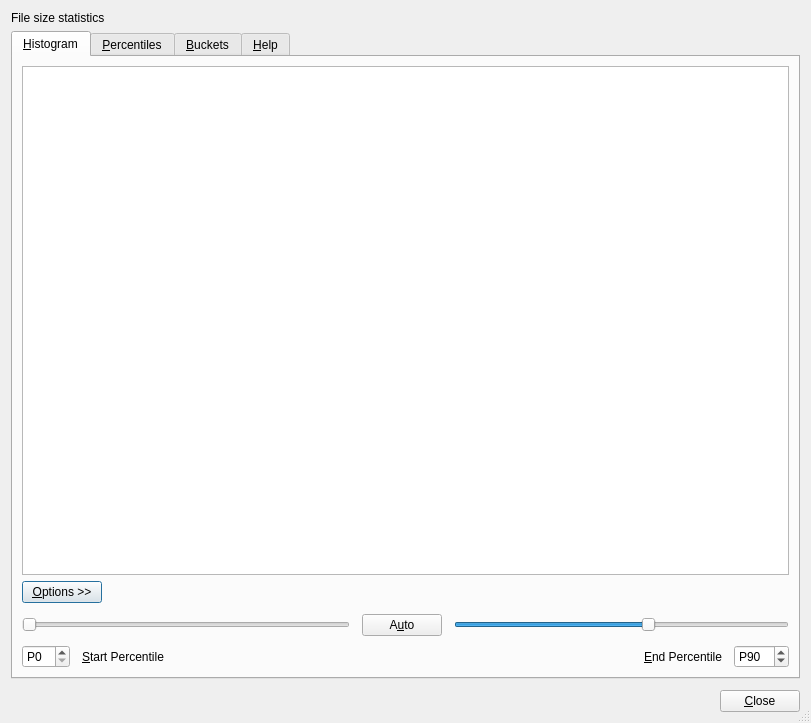
<?xml version="1.0" encoding="UTF-8"?>
<ui version="4.0">
 <class>FileSizeStatsWindow</class>
 <widget class="QDialog" name="FileSizeStatsWindow">
  <property name="geometry">
   <rect>
    <x>0</x>
    <y>0</y>
    <width>811</width>
    <height>723</height>
   </rect>
  </property>
  <property name="windowTitle">
   <string>File Size Statistics</string>
  </property>
  <property name="sizeGripEnabled">
   <bool>true</bool>
  </property>
  <layout class="QVBoxLayout" name="verticalLayout">
   <item>
    <widget class="QLabel" name="heading">
     <property name="text">
      <string>File size statistics</string>
     </property>
    </widget>
   </item>
   <item>
    <widget class="QTabWidget" name="tabWidget">
     <property name="tabPosition">
      <enum>QTabWidget::North</enum>
     </property>
     <property name="currentIndex">
      <number>0</number>
     </property>
     <widget class="QWidget" name="histogramPage">
      <attribute name="title">
       <string>&amp;Histogram</string>
      </attribute>
      <layout class="QVBoxLayout" name="histogramPageLayout">
       <item>
        <widget class="iDirStat::HistogramView" name="histogramView"/>
       </item>
       <item>
        <layout class="QHBoxLayout" name="optionsButtonLayout">
         <item>
          <widget class="QPushButton" name="optionsButton">
           <property name="text">
            <string>&amp;Options &gt;&gt;</string>
           </property>
          </widget>
         </item>
         <item>
          <spacer name="optionsSpacer">
           <property name="orientation">
            <enum>Qt::Horizontal</enum>
           </property>
           <property name="sizeHint" stdset="0">
            <size>
             <width>248</width>
             <height>20</height>
            </size>
           </property>
          </spacer>
         </item>
        </layout>
       </item>
       <item>
        <widget class="QWidget" name="optionsPanel" native="true">
         <layout class="QVBoxLayout" name="verticalLayout_2">
          <property name="spacing">
           <number>7</number>
          </property>
          <property name="leftMargin">
           <number>0</number>
          </property>
          <property name="topMargin">
           <number>5</number>
          </property>
          <property name="rightMargin">
           <number>0</number>
          </property>
          <property name="bottomMargin">
           <number>0</number>
          </property>
          <item>
           <layout class="QGridLayout" name="percentilesGridLayout">
            <property name="horizontalSpacing">
             <number>12</number>
            </property>
            <property name="verticalSpacing">
             <number>9</number>
            </property>
            <item row="0" column="0" colspan="2">
             <widget class="QSlider" name="startPercentileSlider">
              <property name="maximum">
               <number>24</number>
              </property>
              <property name="orientation">
               <enum>Qt::Horizontal</enum>
              </property>
             </widget>
            </item>
            <item row="0" column="2">
             <widget class="QPushButton" name="autoButton">
              <property name="sizePolicy">
               <sizepolicy hsizetype="Maximum" vsizetype="Fixed">
                <horstretch>0</horstretch>
                <verstretch>0</verstretch>
               </sizepolicy>
              </property>
              <property name="text">
               <string>A&amp;uto</string>
              </property>
             </widget>
            </item>
            <item row="0" column="3" colspan="2">
             <widget class="QSlider" name="endPercentileSlider">
              <property name="minimum">
               <number>76</number>
              </property>
              <property name="maximum">
               <number>100</number>
              </property>
              <property name="value">
               <number>90</number>
              </property>
              <property name="orientation">
               <enum>Qt::Horizontal</enum>
              </property>
             </widget>
            </item>
            <item row="1" column="0">
             <widget class="QSpinBox" name="startPercentileSpinBox">
              <property name="sizePolicy">
               <sizepolicy hsizetype="Maximum" vsizetype="Fixed">
                <horstretch>0</horstretch>
                <verstretch>0</verstretch>
               </sizepolicy>
              </property>
              <property name="prefix">
               <string>P</string>
              </property>
              <property name="maximum">
               <number>24</number>
              </property>
             </widget>
            </item>
            <item row="1" column="1">
             <widget class="QLabel" name="startPercentileLabel">
              <property name="text">
               <string>&amp;Start Percentile</string>
              </property>
              <property name="buddy">
               <cstring>startPercentileSpinBox</cstring>
              </property>
             </widget>
            </item>
            <item row="1" column="3">
             <widget class="QLabel" name="endPercentileLabel">
              <property name="text">
               <string>&amp;End Percentile</string>
              </property>
              <property name="alignment">
               <set>Qt::AlignRight|Qt::AlignTrailing|Qt::AlignVCenter</set>
              </property>
              <property name="buddy">
               <cstring>endPercentileSpinBox</cstring>
              </property>
             </widget>
            </item>
            <item row="1" column="4">
             <widget class="QSpinBox" name="endPercentileSpinBox">
              <property name="sizePolicy">
               <sizepolicy hsizetype="Maximum" vsizetype="Fixed">
                <horstretch>0</horstretch>
                <verstretch>0</verstretch>
               </sizepolicy>
              </property>
              <property name="prefix">
               <string>P</string>
              </property>
              <property name="minimum">
               <number>76</number>
              </property>
              <property name="maximum">
               <number>100</number>
              </property>
              <property name="value">
               <number>90</number>
              </property>
             </widget>
            </item>
           </layout>
          </item>
         </layout>
        </widget>
       </item>
      </layout>
     </widget>
     <widget class="QWidget" name="percentilePage">
      <attribute name="title">
       <string>&amp;Percentiles</string>
      </attribute>
      <layout class="QVBoxLayout" name="percentilePageLayout">
       <item>
        <layout class="QHBoxLayout" name="topComboBoxLayout">
         <item>
          <spacer name="comboBoxSpacer">
           <property name="orientation">
            <enum>Qt::Horizontal</enum>
           </property>
           <property name="sizeHint" stdset="0">
            <size>
             <width>40</width>
             <height>20</height>
            </size>
           </property>
          </spacer>
         </item>
         <item>
          <widget class="QComboBox" name="percentileFilterComboBox">
           <property name="editable">
            <bool>false</bool>
           </property>
           <item>
            <property name="text">
             <string>Interesting only</string>
            </property>
           </item>
           <item>
            <property name="text">
             <string>Show all</string>
            </property>
           </item>
          </widget>
         </item>
        </layout>
       </item>
       <item>
        <widget class="QTableWidget" name="percentileTable">
         <property name="rowCount">
          <number>100</number>
         </property>
         <property name="columnCount">
          <number>3</number>
         </property>
         <attribute name="verticalHeaderVisible">
          <bool>false</bool>
         </attribute>
         <row/>
         <row/>
         <row/>
         <row/>
         <row/>
         <row/>
         <row/>
         <row/>
         <row/>
         <row/>
         <row/>
         <row/>
         <row/>
         <row/>
         <row/>
         <row/>
         <row/>
         <row/>
         <row/>
         <row/>
         <row/>
         <row/>
         <row/>
         <row/>
         <row/>
         <row/>
         <row/>
         <row/>
         <row/>
         <row/>
         <row/>
         <row/>
         <row/>
         <row/>
         <row/>
         <row/>
         <row/>
         <row/>
         <row/>
         <row/>
         <row/>
         <row/>
         <row/>
         <row/>
         <row/>
         <row/>
         <row/>
         <row/>
         <row/>
         <row/>
         <row/>
         <row/>
         <row/>
         <row/>
         <row/>
         <row/>
         <row/>
         <row/>
         <row/>
         <row/>
         <row/>
         <row/>
         <row/>
         <row/>
         <row/>
         <row/>
         <row/>
         <row/>
         <row/>
         <row/>
         <row/>
         <row/>
         <row/>
         <row/>
         <row/>
         <row/>
         <row/>
         <row/>
         <row/>
         <row/>
         <row/>
         <row/>
         <row/>
         <row/>
         <row/>
         <row/>
         <row/>
         <row/>
         <row/>
         <row/>
         <row/>
         <row/>
         <row/>
         <row/>
         <row/>
         <row/>
         <row/>
         <row/>
         <row/>
         <row/>
         <column/>
         <column/>
         <column/>
        </widget>
       </item>
      </layout>
     </widget>
     <widget class="QWidget" name="bucketsPage">
      <attribute name="title">
       <string>&amp;Buckets</string>
      </attribute>
      <layout class="QVBoxLayout" name="bucketsPageLayout">
       <item>
        <widget class="QTableView" name="bucketsTable"/>
       </item>
      </layout>
     </widget>
     <widget class="QWidget" name="helpPage">
      <attribute name="title">
       <string>&amp;Help</string>
      </attribute>
      <layout class="QVBoxLayout" name="verticalLayout_4">
       <item>
        <widget class="QScrollArea" name="scrollArea">
         <property name="palette">
          <palette>
           <active>
            <colorrole role="WindowText">
             <brush brushstyle="SolidPattern">
              <color alpha="255">
               <red>0</red>
               <green>0</green>
               <blue>0</blue>
              </color>
             </brush>
            </colorrole>
            <colorrole role="Button">
             <brush brushstyle="SolidPattern">
              <color alpha="255">
               <red>255</red>
               <green>255</green>
               <blue>255</blue>
              </color>
             </brush>
            </colorrole>
            <colorrole role="Light">
             <brush brushstyle="SolidPattern">
              <color alpha="255">
               <red>255</red>
               <green>255</green>
               <blue>255</blue>
              </color>
             </brush>
            </colorrole>
            <colorrole role="Midlight">
             <brush brushstyle="SolidPattern">
              <color alpha="255">
               <red>255</red>
               <green>255</green>
               <blue>255</blue>
              </color>
             </brush>
            </colorrole>
            <colorrole role="Dark">
             <brush brushstyle="SolidPattern">
              <color alpha="255">
               <red>127</red>
               <green>127</green>
               <blue>127</blue>
              </color>
             </brush>
            </colorrole>
            <colorrole role="Mid">
             <brush brushstyle="SolidPattern">
              <color alpha="255">
               <red>170</red>
               <green>170</green>
               <blue>170</blue>
              </color>
             </brush>
            </colorrole>
            <colorrole role="Text">
             <brush brushstyle="SolidPattern">
              <color alpha="255">
               <red>0</red>
               <green>0</green>
               <blue>0</blue>
              </color>
             </brush>
            </colorrole>
            <colorrole role="BrightText">
             <brush brushstyle="SolidPattern">
              <color alpha="255">
               <red>255</red>
               <green>255</green>
               <blue>255</blue>
              </color>
             </brush>
            </colorrole>
            <colorrole role="ButtonText">
             <brush brushstyle="SolidPattern">
              <color alpha="255">
               <red>0</red>
               <green>0</green>
               <blue>0</blue>
              </color>
             </brush>
            </colorrole>
            <colorrole role="Base">
             <brush brushstyle="SolidPattern">
              <color alpha="255">
               <red>255</red>
               <green>255</green>
               <blue>255</blue>
              </color>
             </brush>
            </colorrole>
            <colorrole role="Window">
             <brush brushstyle="SolidPattern">
              <color alpha="255">
               <red>255</red>
               <green>255</green>
               <blue>255</blue>
              </color>
             </brush>
            </colorrole>
            <colorrole role="Shadow">
             <brush brushstyle="SolidPattern">
              <color alpha="255">
               <red>0</red>
               <green>0</green>
               <blue>0</blue>
              </color>
             </brush>
            </colorrole>
            <colorrole role="AlternateBase">
             <brush brushstyle="SolidPattern">
              <color alpha="255">
               <red>255</red>
               <green>255</green>
               <blue>255</blue>
              </color>
             </brush>
            </colorrole>
            <colorrole role="ToolTipBase">
             <brush brushstyle="SolidPattern">
              <color alpha="255">
               <red>255</red>
               <green>255</green>
               <blue>220</blue>
              </color>
             </brush>
            </colorrole>
            <colorrole role="ToolTipText">
             <brush brushstyle="SolidPattern">
              <color alpha="255">
               <red>0</red>
               <green>0</green>
               <blue>0</blue>
              </color>
             </brush>
            </colorrole>
           </active>
           <inactive>
            <colorrole role="WindowText">
             <brush brushstyle="SolidPattern">
              <color alpha="255">
               <red>0</red>
               <green>0</green>
               <blue>0</blue>
              </color>
             </brush>
            </colorrole>
            <colorrole role="Button">
             <brush brushstyle="SolidPattern">
              <color alpha="255">
               <red>255</red>
               <green>255</green>
               <blue>255</blue>
              </color>
             </brush>
            </colorrole>
            <colorrole role="Light">
             <brush brushstyle="SolidPattern">
              <color alpha="255">
               <red>255</red>
               <green>255</green>
               <blue>255</blue>
              </color>
             </brush>
            </colorrole>
            <colorrole role="Midlight">
             <brush brushstyle="SolidPattern">
              <color alpha="255">
               <red>255</red>
               <green>255</green>
               <blue>255</blue>
              </color>
             </brush>
            </colorrole>
            <colorrole role="Dark">
             <brush brushstyle="SolidPattern">
              <color alpha="255">
               <red>127</red>
               <green>127</green>
               <blue>127</blue>
              </color>
             </brush>
            </colorrole>
            <colorrole role="Mid">
             <brush brushstyle="SolidPattern">
              <color alpha="255">
               <red>170</red>
               <green>170</green>
               <blue>170</blue>
              </color>
             </brush>
            </colorrole>
            <colorrole role="Text">
             <brush brushstyle="SolidPattern">
              <color alpha="255">
               <red>0</red>
               <green>0</green>
               <blue>0</blue>
              </color>
             </brush>
            </colorrole>
            <colorrole role="BrightText">
             <brush brushstyle="SolidPattern">
              <color alpha="255">
               <red>255</red>
               <green>255</green>
               <blue>255</blue>
              </color>
             </brush>
            </colorrole>
            <colorrole role="ButtonText">
             <brush brushstyle="SolidPattern">
              <color alpha="255">
               <red>0</red>
               <green>0</green>
               <blue>0</blue>
              </color>
             </brush>
            </colorrole>
            <colorrole role="Base">
             <brush brushstyle="SolidPattern">
              <color alpha="255">
               <red>255</red>
               <green>255</green>
               <blue>255</blue>
              </color>
             </brush>
            </colorrole>
            <colorrole role="Window">
             <brush brushstyle="SolidPattern">
              <color alpha="255">
               <red>255</red>
               <green>255</green>
               <blue>255</blue>
              </color>
             </brush>
            </colorrole>
            <colorrole role="Shadow">
             <brush brushstyle="SolidPattern">
              <color alpha="255">
               <red>0</red>
               <green>0</green>
               <blue>0</blue>
              </color>
             </brush>
            </colorrole>
            <colorrole role="AlternateBase">
             <brush brushstyle="SolidPattern">
              <color alpha="255">
               <red>255</red>
               <green>255</green>
               <blue>255</blue>
              </color>
             </brush>
            </colorrole>
            <colorrole role="ToolTipBase">
             <brush brushstyle="SolidPattern">
              <color alpha="255">
               <red>255</red>
               <green>255</green>
               <blue>220</blue>
              </color>
             </brush>
            </colorrole>
            <colorrole role="ToolTipText">
             <brush brushstyle="SolidPattern">
              <color alpha="255">
               <red>0</red>
               <green>0</green>
               <blue>0</blue>
              </color>
             </brush>
            </colorrole>
           </inactive>
           <disabled>
            <colorrole role="WindowText">
             <brush brushstyle="SolidPattern">
              <color alpha="255">
               <red>127</red>
               <green>127</green>
               <blue>127</blue>
              </color>
             </brush>
            </colorrole>
            <colorrole role="Button">
             <brush brushstyle="SolidPattern">
              <color alpha="255">
               <red>255</red>
               <green>255</green>
               <blue>255</blue>
              </color>
             </brush>
            </colorrole>
            <colorrole role="Light">
             <brush brushstyle="SolidPattern">
              <color alpha="255">
               <red>255</red>
               <green>255</green>
               <blue>255</blue>
              </color>
             </brush>
            </colorrole>
            <colorrole role="Midlight">
             <brush brushstyle="SolidPattern">
              <color alpha="255">
               <red>255</red>
               <green>255</green>
               <blue>255</blue>
              </color>
             </brush>
            </colorrole>
            <colorrole role="Dark">
             <brush brushstyle="SolidPattern">
              <color alpha="255">
               <red>127</red>
               <green>127</green>
               <blue>127</blue>
              </color>
             </brush>
            </colorrole>
            <colorrole role="Mid">
             <brush brushstyle="SolidPattern">
              <color alpha="255">
               <red>170</red>
               <green>170</green>
               <blue>170</blue>
              </color>
             </brush>
            </colorrole>
            <colorrole role="Text">
             <brush brushstyle="SolidPattern">
              <color alpha="255">
               <red>127</red>
               <green>127</green>
               <blue>127</blue>
              </color>
             </brush>
            </colorrole>
            <colorrole role="BrightText">
             <brush brushstyle="SolidPattern">
              <color alpha="255">
               <red>255</red>
               <green>255</green>
               <blue>255</blue>
              </color>
             </brush>
            </colorrole>
            <colorrole role="ButtonText">
             <brush brushstyle="SolidPattern">
              <color alpha="255">
               <red>127</red>
               <green>127</green>
               <blue>127</blue>
              </color>
             </brush>
            </colorrole>
            <colorrole role="Base">
             <brush brushstyle="SolidPattern">
              <color alpha="255">
               <red>255</red>
               <green>255</green>
               <blue>255</blue>
              </color>
             </brush>
            </colorrole>
            <colorrole role="Window">
             <brush brushstyle="SolidPattern">
              <color alpha="255">
               <red>255</red>
               <green>255</green>
               <blue>255</blue>
              </color>
             </brush>
            </colorrole>
            <colorrole role="Shadow">
             <brush brushstyle="SolidPattern">
              <color alpha="255">
               <red>0</red>
               <green>0</green>
               <blue>0</blue>
              </color>
             </brush>
            </colorrole>
            <colorrole role="AlternateBase">
             <brush brushstyle="SolidPattern">
              <color alpha="255">
               <red>255</red>
               <green>255</green>
               <blue>255</blue>
              </color>
             </brush>
            </colorrole>
            <colorrole role="ToolTipBase">
             <brush brushstyle="SolidPattern">
              <color alpha="255">
               <red>255</red>
               <green>255</green>
               <blue>220</blue>
              </color>
             </brush>
            </colorrole>
            <colorrole role="ToolTipText">
             <brush brushstyle="SolidPattern">
              <color alpha="255">
               <red>0</red>
               <green>0</green>
               <blue>0</blue>
              </color>
             </brush>
            </colorrole>
           </disabled>
          </palette>
         </property>
         <property name="widgetResizable">
          <bool>true</bool>
         </property>
         <widget class="QWidget" name="scrollAreaWidgetContents">
          <property name="geometry">
           <rect>
            <x>0</x>
            <y>0</y>
            <width>272</width>
            <height>750</height>
           </rect>
          </property>
          <layout class="QVBoxLayout" name="verticalLayout_3">
           <item>
            <widget class="QLabel" name="statisticsBasicsHeading">
             <property name="text">
              <string>&lt;h3&gt;Statistics Basics&lt;/h3&gt;</string>
             </property>
            </widget>
           </item>
           <item>
            <widget class="QCommandLinkButton" name="medianPercentilesHelpButton">
             <property name="text">
              <string>Median, Quartiles and Percentiles</string>
             </property>
             <property name="description">
              <string>Basic statistics terms explained in a way that everybody can understand.</string>
             </property>
            </widget>
           </item>
           <item>
            <widget class="QCommandLinkButton" name="histogramsInGeneralHelpButton">
             <property name="text">
              <string>Histograms in General</string>
             </property>
             <property name="description">
              <string>What is a histogram? What is it good for?</string>
             </property>
            </widget>
           </item>
           <item>
            <spacer name="sectionSpacer1">
             <property name="orientation">
              <enum>Qt::Vertical</enum>
             </property>
             <property name="sizeType">
              <enum>QSizePolicy::Minimum</enum>
             </property>
             <property name="sizeHint" stdset="0">
              <size>
               <width>20</width>
               <height>20</height>
              </size>
             </property>
            </spacer>
           </item>
           <item>
            <widget class="QLabel" name="fileSizeStatsHeading">
             <property name="text">
              <string>&lt;h3&gt;iDirStat File Size Statistics&lt;/h3&gt;</string>
             </property>
            </widget>
           </item>
           <item>
            <widget class="QCommandLinkButton" name="fileSizeHistogramHelpButton">
             <property name="text">
              <string>The File Size Histogram</string>
             </property>
             <property name="description">
              <string>iDirStat's &quot;File Size&quot; histogram in particular: What is it? What does it tell you?</string>
             </property>
            </widget>
           </item>
           <item>
            <widget class="QCommandLinkButton" name="overflowAreaHelpButton">
             <property name="text">
              <string>The Overflow Area</string>
             </property>
             <property name="description">
              <string>Explaining the &quot;Cut off&quot; panel with the pie charts at the right side of the histogram.</string>
             </property>
            </widget>
           </item>
           <item>
            <widget class="QCommandLinkButton" name="histogramOptionsHelpButton">
             <property name="text">
              <string>Histogram Options</string>
             </property>
             <property name="description">
              <string>Explanation of the sliders, input fields and buttons in the panel that opens when you click the &quot;Options&quot; button below the histogram.</string>
             </property>
            </widget>
           </item>
           <item>
            <spacer name="sectionSpacer2">
             <property name="orientation">
              <enum>Qt::Vertical</enum>
             </property>
             <property name="sizeType">
              <enum>QSizePolicy::Minimum</enum>
             </property>
             <property name="sizeHint" stdset="0">
              <size>
               <width>20</width>
               <height>15</height>
              </size>
             </property>
            </spacer>
           </item>
           <item>
            <widget class="QCommandLinkButton" name="percentilesTableHelpButton">
             <property name="text">
              <string>The Percentiles Table</string>
             </property>
             <property name="description">
              <string>Explanation of the table on the &quot;Percentiles&quot; page in this dialog.</string>
             </property>
            </widget>
           </item>
           <item>
            <widget class="QCommandLinkButton" name="bucketsTableHelpButton">
             <property name="text">
              <string>The Buckets Table</string>
             </property>
             <property name="description">
              <string>Explanation of the table on the &quot;Buckets&quot; table in this dialog.</string>
             </property>
            </widget>
           </item>
           <item>
            <spacer name="sectionSpacer3">
             <property name="orientation">
              <enum>Qt::Vertical</enum>
             </property>
             <property name="sizeType">
              <enum>QSizePolicy::Minimum</enum>
             </property>
             <property name="sizeHint" stdset="0">
              <size>
               <width>20</width>
               <height>10</height>
              </size>
             </property>
            </spacer>
           </item>
           <item>
            <widget class="QLabel" name="label">
             <property name="text">
              <string>&lt;i&gt;All links are opened in an external browser.&lt;/i&gt;</string>
             </property>
            </widget>
           </item>
           <item>
            <spacer name="excessSpacer">
             <property name="orientation">
              <enum>Qt::Vertical</enum>
             </property>
             <property name="sizeType">
              <enum>QSizePolicy::MinimumExpanding</enum>
             </property>
             <property name="sizeHint" stdset="0">
              <size>
               <width>20</width>
               <height>24</height>
              </size>
             </property>
            </spacer>
           </item>
          </layout>
         </widget>
        </widget>
       </item>
      </layout>
     </widget>
    </widget>
   </item>
   <item>
    <layout class="QHBoxLayout" name="buttonBoxLayout">
     <property name="topMargin">
      <number>5</number>
     </property>
     <item>
      <spacer name="buttonBoxSpacer">
       <property name="orientation">
        <enum>Qt::Horizontal</enum>
       </property>
       <property name="sizeHint" stdset="0">
        <size>
         <width>40</width>
         <height>20</height>
        </size>
       </property>
      </spacer>
     </item>
     <item>
      <widget class="QPushButton" name="closeButton">
       <property name="sizePolicy">
        <sizepolicy hsizetype="Preferred" vsizetype="Fixed">
         <horstretch>0</horstretch>
         <verstretch>0</verstretch>
        </sizepolicy>
       </property>
       <property name="text">
        <string>&amp;Close</string>
       </property>
      </widget>
     </item>
    </layout>
   </item>
  </layout>
 </widget>
 <customwidgets>
  <customwidget>
   <class>iDirStat::HistogramView</class>
   <extends>QGraphicsView</extends>
   <header>HistogramView.h</header>
  </customwidget>
 </customwidgets>
 <tabstops>
  <tabstop>tabWidget</tabstop>
  <tabstop>histogramView</tabstop>
  <tabstop>optionsButton</tabstop>
  <tabstop>startPercentileSlider</tabstop>
  <tabstop>autoButton</tabstop>
  <tabstop>endPercentileSlider</tabstop>
  <tabstop>startPercentileSpinBox</tabstop>
  <tabstop>endPercentileSpinBox</tabstop>
  <tabstop>percentileFilterComboBox</tabstop>
  <tabstop>percentileTable</tabstop>
  <tabstop>closeButton</tabstop>
 </tabstops>
 <resources/>
 <connections>
  <connection>
   <sender>closeButton</sender>
   <signal>clicked()</signal>
   <receiver>FileSizeStatsWindow</receiver>
   <slot>reject()</slot>
   <hints>
    <hint type="sourcelabel">
     <x>627</x>
     <y>621</y>
    </hint>
    <hint type="destinationlabel">
     <x>199</x>
     <y>149</y>
    </hint>
   </hints>
  </connection>
  <connection>
   <sender>endPercentileSlider</sender>
   <signal>valueChanged(int)</signal>
   <receiver>endPercentileSpinBox</receiver>
   <slot>setValue(int)</slot>
   <hints>
    <hint type="sourcelabel">
     <x>457</x>
     <y>520</y>
    </hint>
    <hint type="destinationlabel">
     <x>647</x>
     <y>553</y>
    </hint>
   </hints>
  </connection>
  <connection>
   <sender>startPercentileSlider</sender>
   <signal>valueChanged(int)</signal>
   <receiver>startPercentileSpinBox</receiver>
   <slot>setValue(int)</slot>
   <hints>
    <hint type="sourcelabel">
     <x>72</x>
     <y>520</y>
    </hint>
    <hint type="destinationlabel">
     <x>48</x>
     <y>549</y>
    </hint>
   </hints>
  </connection>
  <connection>
   <sender>endPercentileSpinBox</sender>
   <signal>valueChanged(int)</signal>
   <receiver>endPercentileSlider</receiver>
   <slot>setValue(int)</slot>
   <hints>
    <hint type="sourcelabel">
     <x>631</x>
     <y>563</y>
    </hint>
    <hint type="destinationlabel">
     <x>412</x>
     <y>517</y>
    </hint>
   </hints>
  </connection>
  <connection>
   <sender>startPercentileSpinBox</sender>
   <signal>valueChanged(int)</signal>
   <receiver>startPercentileSlider</receiver>
   <slot>setValue(int)</slot>
   <hints>
    <hint type="sourcelabel">
     <x>27</x>
     <y>554</y>
    </hint>
    <hint type="destinationlabel">
     <x>67</x>
     <y>527</y>
    </hint>
   </hints>
  </connection>
 </connections>
</ui>
